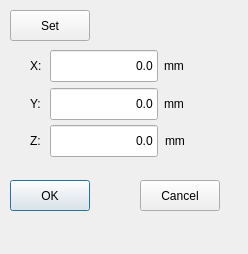
<?xml version="1.0" encoding="UTF-8"?>
<ui version="4.0">
 <class>AxisModifyDialog</class>
 <widget class="QDialog" name="AxisModifyDialog">
  <property name="geometry">
   <rect>
    <x>0</x>
    <y>0</y>
    <width>248</width>
    <height>254</height>
   </rect>
  </property>
  <property name="windowTitle">
   <string>Modify</string>
  </property>
  <widget class="QLabel" name="label_4">
   <property name="geometry">
    <rect>
     <x>164</x>
     <y>50</y>
     <width>36</width>
     <height>32</height>
    </rect>
   </property>
   <property name="text">
    <string>mm</string>
   </property>
  </widget>
  <widget class="QLabel" name="label">
   <property name="geometry">
    <rect>
     <x>30</x>
     <y>50</y>
     <width>32</width>
     <height>32</height>
    </rect>
   </property>
   <property name="text">
    <string>X:</string>
   </property>
  </widget>
  <widget class="ICLineEditWithVirtualNumericKeypad" name="yPos">
   <property name="geometry">
    <rect>
     <x>50</x>
     <y>88</y>
     <width>108</width>
     <height>32</height>
    </rect>
   </property>
   <property name="minimumSize">
    <size>
     <width>0</width>
     <height>32</height>
    </size>
   </property>
   <property name="text">
    <string>0.0</string>
   </property>
   <property name="alignment">
    <set>Qt::AlignRight|Qt::AlignTrailing|Qt::AlignVCenter</set>
   </property>
  </widget>
  <widget class="QLabel" name="label_2">
   <property name="geometry">
    <rect>
     <x>30</x>
     <y>88</y>
     <width>32</width>
     <height>32</height>
    </rect>
   </property>
   <property name="text">
    <string>Y:</string>
   </property>
  </widget>
  <widget class="QLabel" name="label_5">
   <property name="geometry">
    <rect>
     <x>164</x>
     <y>88</y>
     <width>36</width>
     <height>32</height>
    </rect>
   </property>
   <property name="text">
    <string>mm</string>
   </property>
  </widget>
  <widget class="ICLineEditWithVirtualNumericKeypad" name="xPos">
   <property name="geometry">
    <rect>
     <x>50</x>
     <y>50</y>
     <width>108</width>
     <height>32</height>
    </rect>
   </property>
   <property name="minimumSize">
    <size>
     <width>0</width>
     <height>32</height>
    </size>
   </property>
   <property name="text">
    <string>0.0</string>
   </property>
   <property name="alignment">
    <set>Qt::AlignRight|Qt::AlignTrailing|Qt::AlignVCenter</set>
   </property>
  </widget>
  <widget class="QPushButton" name="okButton">
   <property name="geometry">
    <rect>
     <x>10</x>
     <y>180</y>
     <width>80</width>
     <height>31</height>
    </rect>
   </property>
   <property name="text">
    <string>OK</string>
   </property>
  </widget>
  <widget class="QPushButton" name="cancelButton">
   <property name="geometry">
    <rect>
     <x>140</x>
     <y>180</y>
     <width>80</width>
     <height>31</height>
    </rect>
   </property>
   <property name="text">
    <string>Cancel</string>
   </property>
  </widget>
  <widget class="QPushButton" name="setButton">
   <property name="geometry">
    <rect>
     <x>10</x>
     <y>10</y>
     <width>80</width>
     <height>31</height>
    </rect>
   </property>
   <property name="text">
    <string>Set</string>
   </property>
  </widget>
  <widget class="QLabel" name="label_3">
   <property name="geometry">
    <rect>
     <x>30</x>
     <y>125</y>
     <width>32</width>
     <height>32</height>
    </rect>
   </property>
   <property name="text">
    <string>Z:</string>
   </property>
  </widget>
  <widget class="ICLineEditWithVirtualNumericKeypad" name="zPos">
   <property name="geometry">
    <rect>
     <x>50</x>
     <y>125</y>
     <width>108</width>
     <height>32</height>
    </rect>
   </property>
   <property name="minimumSize">
    <size>
     <width>0</width>
     <height>32</height>
    </size>
   </property>
   <property name="text">
    <string>0.0</string>
   </property>
   <property name="alignment">
    <set>Qt::AlignRight|Qt::AlignTrailing|Qt::AlignVCenter</set>
   </property>
  </widget>
  <widget class="QLabel" name="label_6">
   <property name="geometry">
    <rect>
     <x>165</x>
     <y>125</y>
     <width>36</width>
     <height>32</height>
    </rect>
   </property>
   <property name="text">
    <string>mm</string>
   </property>
  </widget>
 </widget>
 <customwidgets>
  <customwidget>
   <class>ICLineEditWithVirtualNumericKeypad</class>
   <extends>QLineEdit</extends>
   <header>iclineeditwithvirtualnumerickeypad.h</header>
  </customwidget>
 </customwidgets>
 <resources/>
 <connections/>
</ui>
